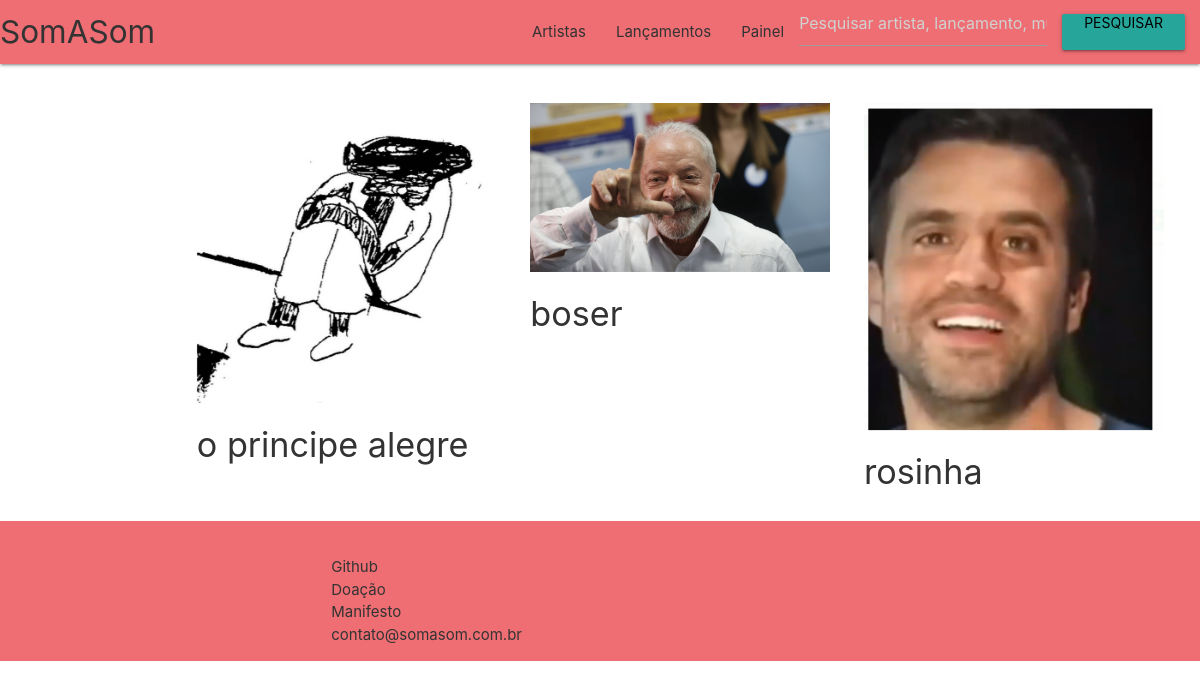
Screenshot of /artist/ with the database file from the repository.
### artist/models.py (models this page shows, shortened)
class Artist(models.Model):
    id_artist = models.UUIDField(primary_key=True, default=uuid.uuid4, editable=False)
    nm_artist = models.CharField(max_length=100)
    ds_artist = models.CharField(max_length=500)
    ph_artist = models.ImageField(upload_to='ph_artist/')
    user_id = models.ForeignKey(CustomUser, on_delete=models.CASCADE, null=True)

### artist/views.py (the view)
# urls.py: path("", views.index, name="index"),
def index(request):
    artist_list = Artist.objects.all()
    template = loader.get_template("artist/index.html")
    context = {
        "artist_list": artist_list
    }
    return HttpResponse(template.render(context, request))

### artist/templates/artist/index.html
{% extends "public/base_menu.html" %}
{% block content %}
<div style="display:flex;">
    {% for artist in artist_list %}
        <div style="display: 1; padding: 1%; margin: 1%;">
            <a href="/artist/{{artist.id_artist}}">
                <img class="materialboxed" width="300" src="{{ artist.ph_artist.url }}">
                <h4>{{ artist.nm_artist }}</h4>
            </a>
        </div>
    {% endfor %}
</div>
{% endblock %}

### public/static/css/styles.css (style rules this page uses)
a { color : #333 !important }

### rows the page displays
Artist: ph_artist (picture), nm_artist "o principe alegre"
Artist: ph_artist (picture), nm_artist "boser"
Artist: ph_artist (picture), nm_artist "rosinha"
